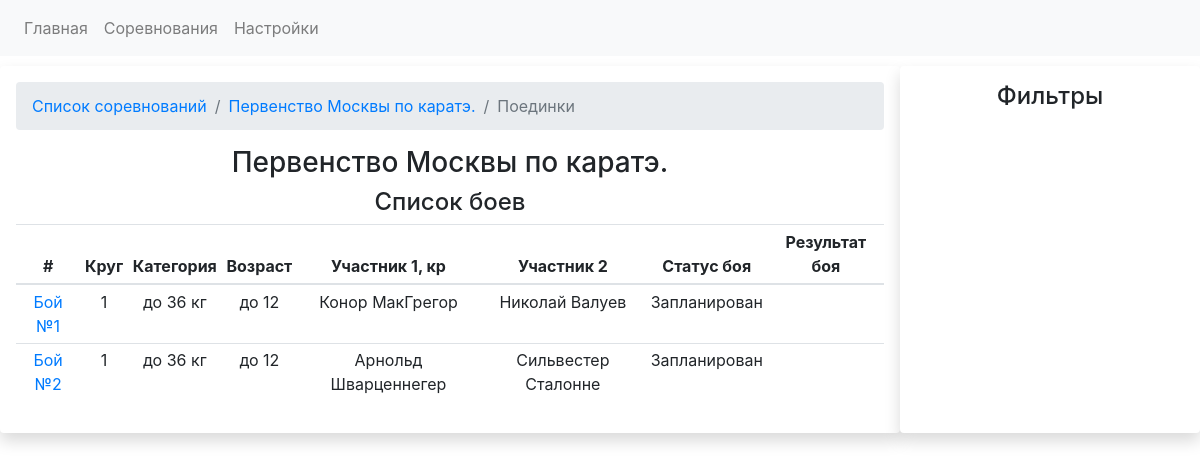
The page /competitions/1/fights on the database as committed earlier.
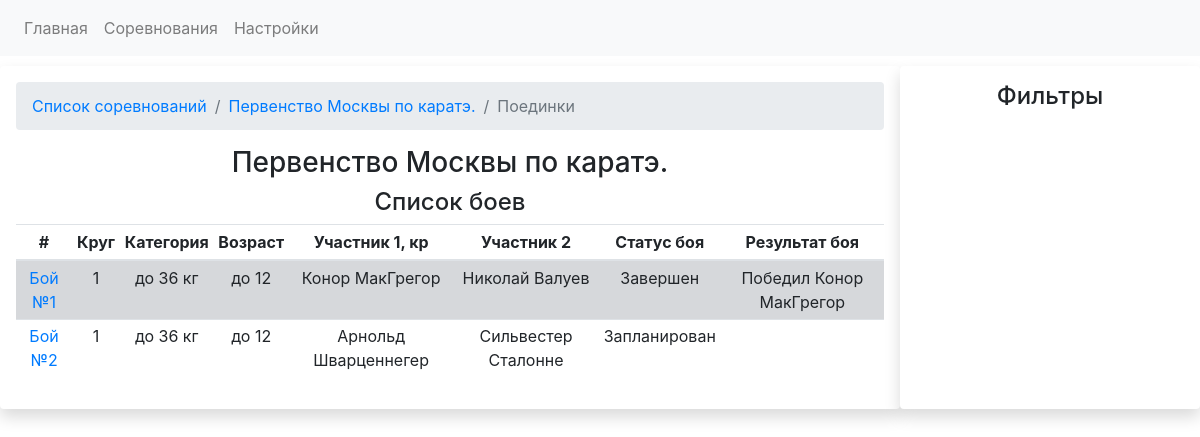
The same page on the database as committed later.
### app.py (models this page shows)
class CompetitionsDB(db.Model):
    competition_id = db.Column(db.Integer, primary_key=True)
    competition_name = db.Column(db.String)
    competition_date_start = db.Column(db.Date, default=datetime.utcnow)
    competition_date_finish = db.Column(db.Date, default=datetime.utcnow)
    competition_city = db.Column(db.String)
    competition_fights = db.relationship('FightsDB', backref='competition', lazy='dynamic')
    registrations = db.relationship('RegistrationDB', backref='competition')

class FightsDB(db.Model):
    fight_id = db.Column(db.Integer, primary_key=True)
    round_number = db.Column(db.Integer, db.ForeignKey('roundsDB.id')) # номер круга, в котором проводится бой. Текст ,потому что есть полуфинал и финал
    weight_category = db.Column(db.Integer, db.ForeignKey('weightcategoriesDB.weight_cat_id')) # весовая категория, в которой проводится бой
    age_category = db.Column(db.Integer, db.ForeignKey('agecategoriesDB.id'))  # возрастная категория, в которой проводится бой
    red_fighter_id = db.Column(db.Integer, db.ForeignKey('fightersDB.fighter_id')) # id красного бойца
    blue_fighter_id = db.Column(db.Integer, db.ForeignKey('fightersDB.fighter_id')) # id синего бойца
    fight_status = db.Column(db.Boolean, default=False) # False = Запланирован. True - завершен
    red_fighter_score = db.Column(db.Integer) # счет красного бойца
    blue_fighter_score = db.Column(db.Integer) # счет синего бойца
    won_id = db.Column(db.Integer) # результат боя Кто выиграл. Например. ID победителя
    loose_id = db.Column(db.Integer) #  id бойца. который проиграл
    draw_status = db.Column(db.Boolean) # если ничья, то True
    competition_id = db.Column(db.Integer, db.ForeignKey('competitionsDB.competition_id'))
    fight_result = db.Column(db.String)

class WeightcategoriesDB(db.Model):
    weight_cat_id = db.Column(db.Integer, primary_key=True)
    sort_index = db.Column(db.Integer)
    weight_category_name = db.Column(db.String)
    weight_category_start = db.Column(db.Integer)
    weight_category_finish = db.Column(db.Integer)
    registrations = db.relationship('RegistrationDB', backref='weight_categories')
    fights = db.relationship('FightsDB', backref = 'weight_category_backref')

class AgecategoriesDB(db.Model):
    id = db.Column(db.Integer, primary_key=True)
    sort_index = db.Column(db.Integer)
    age_category_name = db.Column(db.String)
    age_category_start = db.Column(db.Integer)
    age_category_finish = db.Column(db.Integer)
    registrations = db.relationship('RegistrationDB', backref='age_categories')
    fights = db.relationship('FightsDB', backref = 'age_category_backref')

class FightersDB(db.Model):
    fighter_id = db.Column(db.Integer, primary_key=True)
    name = db.Column(db.String)
    last_name = db.Column(db.String)
    fighter_image = db.Column(db.String)
    fighter_image_id = db.Column(db.String)
    birthday = db.Column(db.Date, default=datetime.utcnow)
    active_status = db.Column(db.Integer)
    red_fighter = db.relationship('FightsDB', backref='red_fighter', foreign_keys="[FightsDB.red_fighter_id]")
    blue_fighter = db.relationship('FightsDB', backref='blue_fighter', foreign_keys="[FightsDB.blue_fighter_id]")
    registrations = db.relationship('RegistrationDB', backref = 'fighter')

### app.py (the view)
@app.route('/competitions/<int:comp_id>/fights')
def competition_fights_view(comp_id):
    competition_data = CompetitionsDB.query.get(comp_id)
    fights_in_competition = competition_data.competition_fights.all()
    return render_template('fights.html', fights_in_competition = fights_in_competition, competition_data = competition_data)

### templates/fights.html (shortened to what this page needs)
{% extends "base.html" %}
{% block head %}
<link rel="stylesheet" type="text/css" href="https://cdnjs.cloudflare.com/ajax/libs/twitter-bootstrap/4.5.2/css/bootstrap.css">
<link rel="stylesheet" type="text/css" href="https://cdn.datatables.net/1.10.24/css/dataTables.bootstrap4.min.css">
{% endblock %}
{% block content %}
    <div class="container-fluid" style="margin-top: 10px">
        <div class="row">
            <div class="col-lg-9 shadow p-3 mb-5 bg-white rounded text-center">
                <nav aria-label="breadcrumb">
                      <ol class="breadcrumb">
                        <li class="breadcrumb-item"><a href="{{url_for('competitions')}}">Список соревнований</a></li>
                        <li class="breadcrumb-item"><a href="{{url_for('competition_view', competition_id = competition_data.competition_id)}}">{{ competition_data.competition_name }}</a></li>
                        <li class="breadcrumb-item active" aria-current="page">Поединки</li>
                      </ol>
                </nav>
                <h3>{{ competition_data.competition_name }}</h3>
                <h4>Список боев</h4>
                <table id="fights_table" class="table table-sm table-responsive">
                      <thead>
                        <tr>
                          <th scope="col">#</th>
                          <th scope="col">Круг</th>
                          <th scope="col">Категория</th>
                          <th scope="col">Возраст</th>
                          <th scope="col">Участник 1, кр</th>
                          <th scope="col">Участник 2</th>
                          <th scope="col">Статус боя</th>
                          <th scope="col">Результат боя</th>
                        </tr>
                      </thead>
                      <tbody>
                      {% for fight in fights_in_competition %}
                          {% if fight.fight_status %}
                            <tr class="table-secondary">
                          {% else %}
                            <tr>
                          {% endif %}
                          <td>
                          <a href="{{url_for('select_fight_status', comp_id = fight.competition_id, weight_cat_id = fight.weight_category, age_cat_id = fight.age_category, round_no = fight.round_number, fight_id = fight.fight_id)}}">
                          Бой №{{ fight.fight_id }}
                              </a>
                          </td>
                          <td>{{ fight.round_number }}</td>
                          <td>{{ fight.weight_category_backref.weight_category_name }}</td>
                          <td>{{ fight.age_category_backref.age_category_name }}</td>
                          <td>{{ fight.red_fighter.name +" "+ fight.red_fighter.last_name}}</td>
                          <td>{{ fight.blue_fighter.name +" " + fight.blue_fighter.last_name}}</td>
                          <td>
                              {% if  fight.fight_status%}
                                    Завершен
                              {% else %}
                                 Запланирован
                                {% endif %}
                          </td>
                          <td>
                              {% if  fight.fight_result %}
                                {{fight.fight_result}}</td>
                            {% endif %}
                        </tr>
                      {% endfor %}
                      </tbody>
                </table>
            </div>
            <div class="col-lg-3 shadow p-3 mb-5 bg-white rounded">
                    <h4 style="text-align: center">Фильтры</h4>
            </div>
        </div>
    </div>
{% endblock %}

### templates/base.html (shortened to what this page needs)
<!DOCTYPE html>
<html lang="en">
<head>
{% block head %}{% endblock %}
</head>
<body>
    <nav class="navbar navbar-expand-lg navbar-light bg-light">
  <div class="collapse navbar-collapse" id="navbarSupportedContent">
    <ul class="navbar-nav mr-auto">
      <li class="nav-item">
        <a class="nav-link" href="{{url_for('index')}}">Главная</a>
      </li>
      <li class="nav-item">
        <a class="nav-link" href="{{url_for('competitions')}}">Соревнования</a>
      </li>
      <li class="nav-item">
        <a class="nav-link" href="{{url_for('settings_form')}}">Настройки</a>
      </li>
    </ul>
</div>
</nav>
    <div id="content">
        {% block content %}
        {% endblock %}
    </div>
</body>
</html>

Rows that differ between the two databases and show on the page:
changed FightsDB "Конор МакГрегор": fight_result (not shown) → "Победил Конор МакГрегор"; fight_status "Запланирован" → "Завершен"
